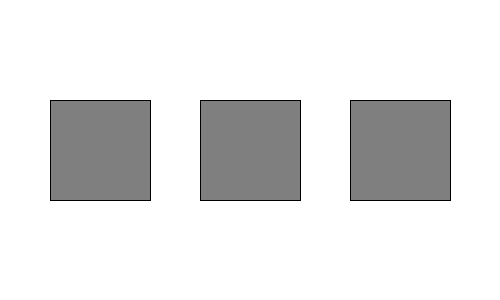
Frame 1 (no input)
Frame 60 (the mouse pressed at the canvas centre just before this capture): identical to frame 1, image omitted
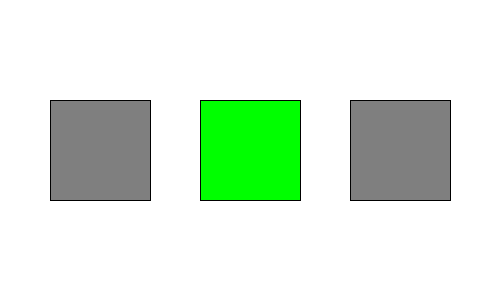
Frame 120 (the mouse held since frame 60 and released just before this capture)

The Processing sketch that drew these frames (run headless with seeded random() and noise(); from frame 60 on, the mouse is pressed at the canvas centre):

// Processing sketch: exercise1
// ── exercise1.pde
int rect1X;
int rect2X;
int rect3X;
int rectSize = 100;
int rectY = 100;

void setup() {
  size (500, 300);
  background (255);
  fill (127);
  rect1X = 50;
  rect2X = 200;
  rect3X = 350;
}

void draw() {
  color rect1Color = color(127, 127, 127);
  color rect2Color = color(127, 127, 127);
  color rect3Color = color(127, 127, 127);
  
  if (mouseX > rect1X && mouseY > rectY && mouseX < rect1X + rectSize && mouseY < rectY + rectSize)
    rect1Color = color(255, 0 , 0); // Red Button
  else if (mouseX > rect2X && mouseY > rectY && mouseX < rect2X + rectSize && mouseY < rectY + rectSize)
    rect2Color = color(0, 255, 0);  // Green Button
  else if (mouseX > rect3X && mouseY > rectY && mouseX < rect3X + rectSize && mouseY < rectY + rectSize)
    rect3Color = color(0, 0, 255);  // Blue Button
  
  fill (rect1Color);
  rect (rect1X, rectY, rectSize, rectSize);
  fill (rect2Color);
  rect (rect2X, rectY, rectSize, rectSize);
  fill (rect3Color);
  rect (rect3X, rectY, rectSize, rectSize);
}
